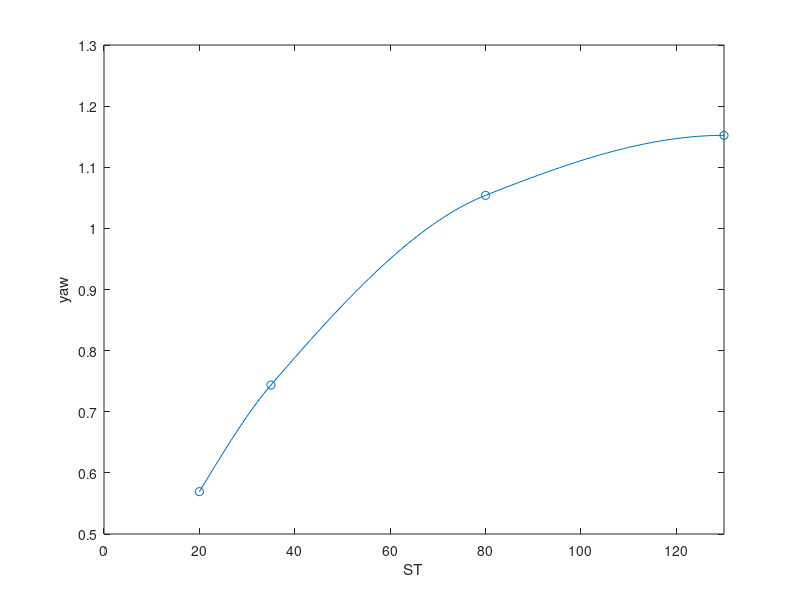
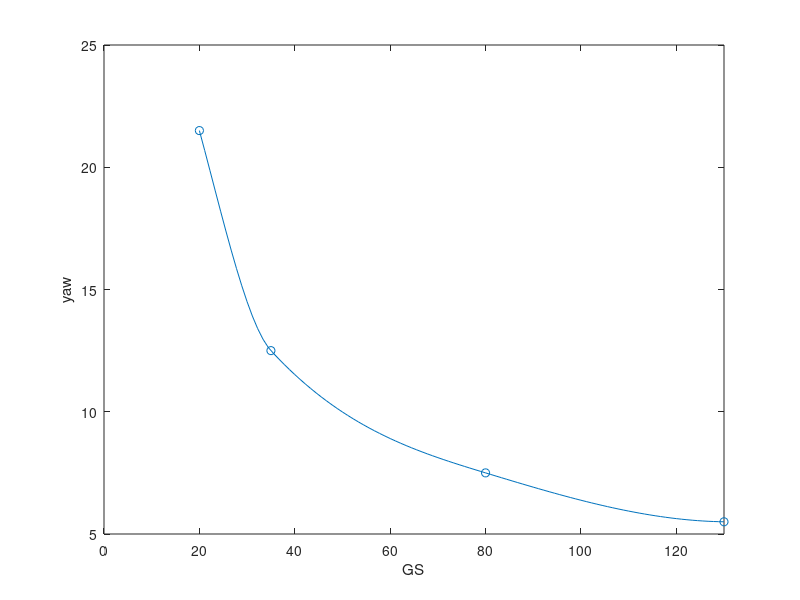
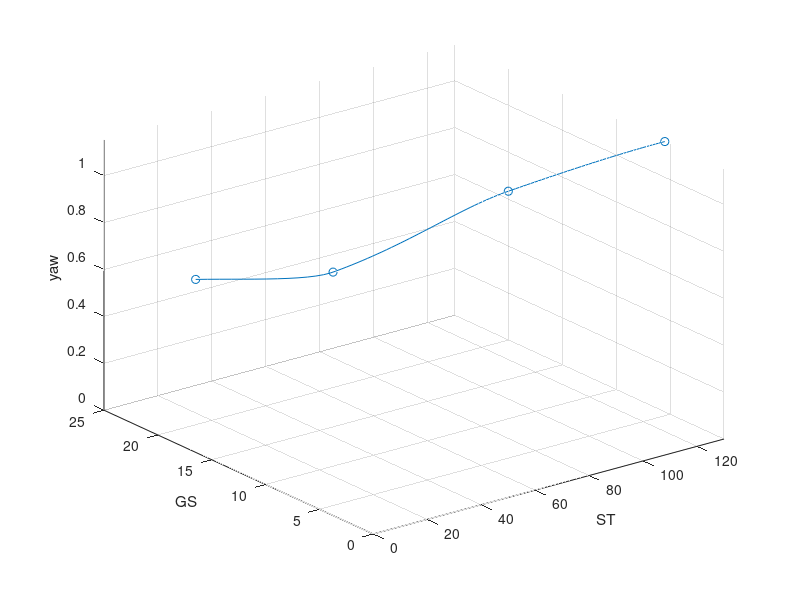
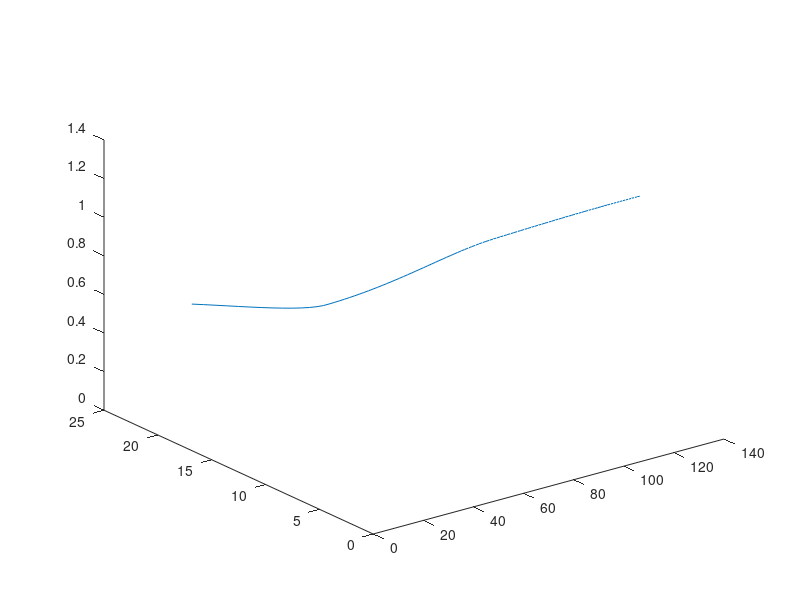

Write MATLAB code to recreate these figures, in order. (Note: this script raises an error after producing the figures.)
% x = ST
% y = GS
% z = yaw

%% Params
ST_max = 130;
GS_max = 25;

%% pick 4 points
p1 = [20 21.5 0.5693];
p2 = [35 12.5 .7437];
p3 = [80 7.5 1.054];
p4 = [130 5.5 1.1522];
cpts = [p1; p2; p3; p4];

%% curve fit
% curve fit z=f(x)
zfx = @(x) (interp1(cpts(:,1), cpts(:,3), x, "pchip"));
% curve fit y = f(x)
yfx = @(x) (interp1(cpts(:,1), cpts(:,2), x, "pchip"));
% invert curve fit y = f(x) to get x = f(y);
function x = xfy_func(y, p1, p4, yfx)
    % if y < p4(2) || y > p1(2)
        % x = NaN;
    % else
    y = snip(y, p4(2), p1(2));
    x = fzero(@(x)(yfx(x)-y), [p1(1), p4(1)]);
    % end
end
% xfy = @(yarr) (arrayfun(@(y)(fzero(@(x)(yfx(x)-y), [p1(1), p4(1)])), yarr));
xfy = @(yarr) (arrayfun(@(y) (xfy_func(y, p1, p4, yfx)), yarr));


% plotting
xcurve = linspace(p1(1),ST_max,100);
zcurve = zfx(xcurve);
ycurve = yfx(xcurve);

figure(3)
hold off 
plot(xcurve, zcurve);
hold on
scatter(cpts(:,1), cpts(:,3))
xlim([0, ST_max])
xlabel("ST")
ylabel("yaw")

figure(4)
hold off 
plot(xcurve, ycurve);
hold on
scatter(cpts(:,1), cpts(:,2))
xlim([0, ST_max])
xlabel("GS")
ylabel("yaw")

figure(5)
hold off
plot3(xcurve, ycurve, zcurve)
hold on
scatter3(cpts(:,1), cpts(:,2), cpts(:,3))
xlim([0, ST_max])
ylim([0, GS_max])
zlim([0, inf])
xlabel("ST")
ylabel("GS")
zlabel("yaw")
grid

%% secant lines in x and y
% secant from x to curve
xlin1 = linspace(p1(1), p4(1), 20);
ylin1 = yfx(xlin1);
zlin1 = zfx(xlin1);
aofx = zlin1 ./ ylin1;
function a = afx_func(x, p1, yfx, zfx)
    a = zeros(size(x));
    cond = x >= p1(1);
    a1 = zfx(x(cond)) ./ yfx(x(cond));
    a2 = interp1([0,p1(1)], [0, zfx(p1(1)) ./ yfx(p1(1))], x(~cond));
    a(cond) = a1;
    a(~cond) = a2;
end
afx = @(x)(afx_func(x, p1, yfx, zfx));

% secant from y to curve
ylin2 = linspace(p1(2), p4(2), 20);
xlin2 = zeros(size(ylin2));
for i = 1:length(ylin2)
    xlin2(i) = fzero(@(x)(yfx(x)-ylin2(i)), [xlin1(1), xlin1(end)]);
end
zlin2 = zfx(xlin2);
bofy = zlin2 ./ xlin2;
function b = bfy_func(y, p4, xfy, zfx)
    b = zeros(size(y));
    cond = y >= p4(2);
    b1 = zfx(xfy(y(cond))) ./ xfy(y(cond));
    b2 = interp1([0,p4(2)], [0, zfx(p4(1)) / xfy(p4(2))], y(~cond));
    b(cond) = b1;
    b(~cond) = b2;
end
bfy = @(y)(bfy_func(y, p4, xfy, zfx));


% plot test
[xf,  yf] = meshgrid(linspace(0, ST_max, 27), linspace(0, GS_max, 51));
outside1 = yf > yfx(xf);
zavg = @(x,y)( ((afx(x).*y)+(bfy(y).*x)) / 2 );

% hold off
% surf(x1, y1, z1, FaceAlpha=.5);
% hold on
% surf(x1, y1, z2, FaceAlpha=.5);
figure(6)
hold off
plot3(xcurve, ycurve, zcurve, LineWidth=3, Color="red")
hold on
zavg_plot = zavg(xf, yf);
% zavg_plot(outside1) = NaN;
surf(xf, yf, zavg_plot)
xlabel("ST")
ylabel("GS")
zlabel("yaw")
xlim([0, ST_max])
ylim([0, GS_max])
zlim([0, 2])


%% High GS region
hgsx = @(x) (interp1([0 p1(1), p4(1)], [0, p1(3), .75*p1(3)], x));
hgsxy = @(x, y) (interp1([GS_max, p1(2)], [0, hgsx(x)], y, "linear", "extrap"));
zhgs = arrayfun(hgsxy, xf, yf);
figure(7)
surf(xf, yf, zhgs)
xlabel("ST")
ylabel("GS")
zlabel("yaw")
xlim([0, ST_max])
ylim([0, GS_max])
zlim([0, 2])

%% Loss of traction region
function z = notr_func(x, y, hgsx, yfx, zfx, p1)
    if p1(1) >= x
        z = p1(3);
    else
        z = interp1([p1(2), yfx(x)], [hgsx(x), zfx(x)], y, "linear", "extrap");
    end
end

notr = @(x,y) (notr_func(x, y, hgsx, yfx, zfx, p1));
[x3, y3] = meshgrid(linspace(0, p4(1), 40), linspace(p1(2), p4(2), 40));
znotr = arrayfun(notr, xf, yf);
% outside2 = y3 < yfx(x3);
% znotr(outside) = NaN;
figure(8)
surf(xf, yf, znotr)
xlabel("ST")
ylabel("GS")
zlabel("yaw")
xlim([0, ST_max])
ylim([0, GS_max])
zlim([0, 2])

%% Combine
figure(9)
hold off
surf(xf, yf, zavg_plot, FaceAlpha=.5)
hold on
surf(xf, yf, zhgs, FaceAlpha=.5)
surf(xf, yf, znotr, FaceAlpha=.5)

figure(10)
z_all = zeros([size(xf), 3]);
z_all(:,:,1) = zavg_plot;
z_all(:,:,2) = zhgs;
z_all(:,:,3) = znotr;
zplot_half = min(z_all, [], 3);
x_both = [-flip(xf,2), xf(:,2:end)];
y_both = [flip(yf,2), yf(:,2:end)];
zplot_full = [-flip(zplot_half, 2), zplot_half(:,2:end)];
surf(x_both, y_both, zplot_full)

%% error
figure(11)
[sg, vg] = meshgrid(s, v);
surf(sg, vg, yaw_table)

figure(12)
hold off
surf(sg, vg, yaw_table, FaceAlpha=.5)
hold on
surf(x_both, y_both, zplot_full, FaceAlpha=.5);

figure(13)
surf(x_both, y_both, zplot_full - yaw_table)


%% Output
ST_brkpt_yaw = xf(1,:);
GS_brkpt_yaw = yf(:,1);
yaw_table = zplot_half;
save("TV_26_yaw_table", "ST_brkpt_yaw","GS_brkpt_yaw","yaw_table")
